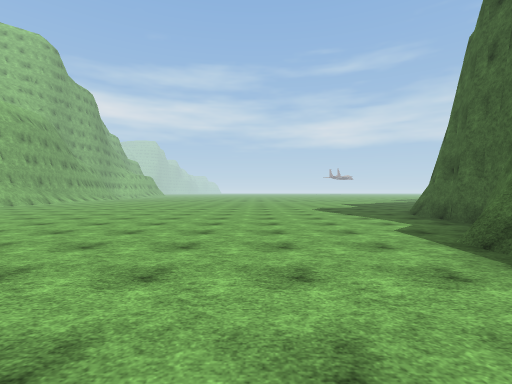
[1] (above)

16 first-person views from a walk through a scene from a Unity 3-D project. The camera is 1.4 m above the floor, looks level and sees 85° across. The floor is counted in squares, 2 m on a side. Each view is taken from the middle of a square. On the plan, view 1 faces up. The plan holds only what a view shows up to about 9 squares ahead; the rest is blank. The place goes on beyond the plan. Surface patterns are stand-ins for the level's own textures.

[2]
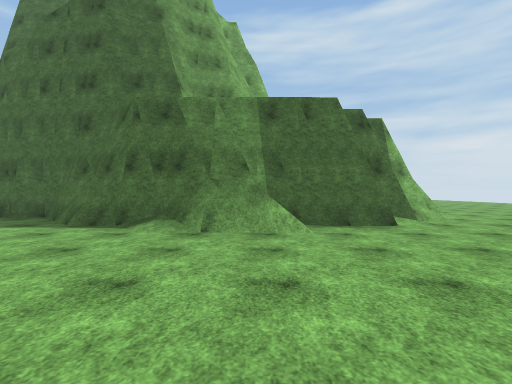

[3]
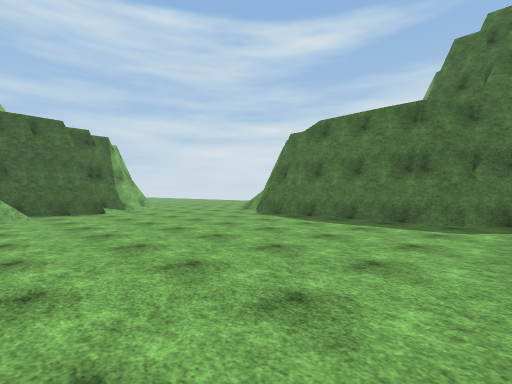

[4]
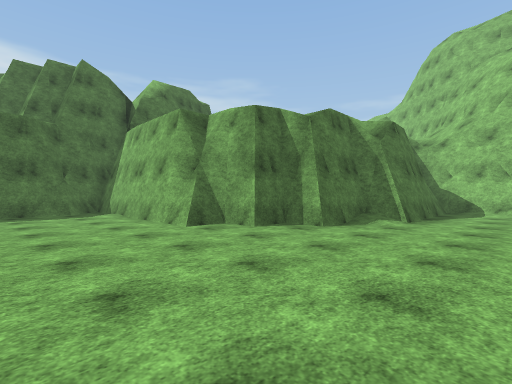

[5]
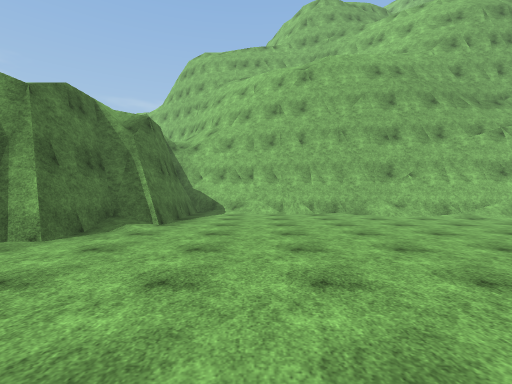

[6]
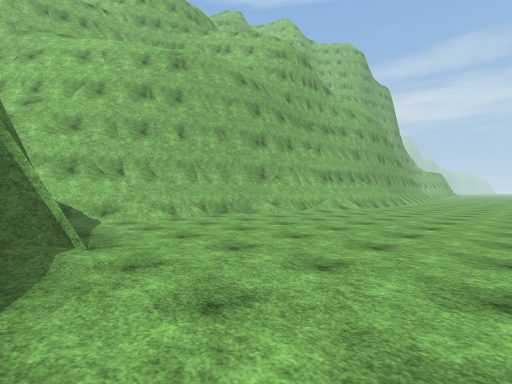

[7]
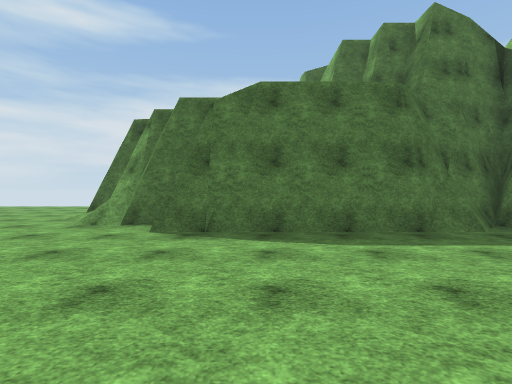

[8]
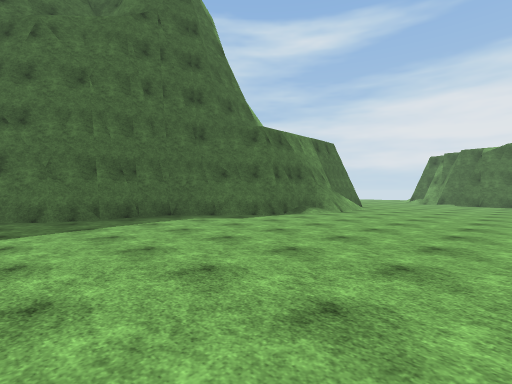

[9]
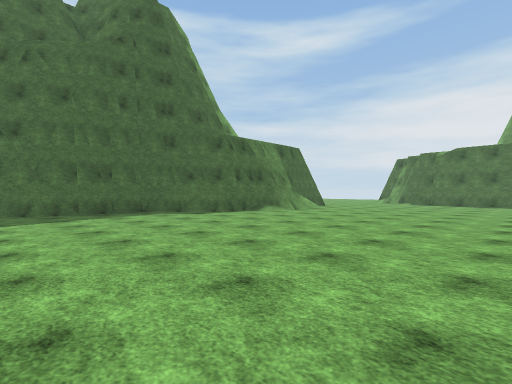

[10]
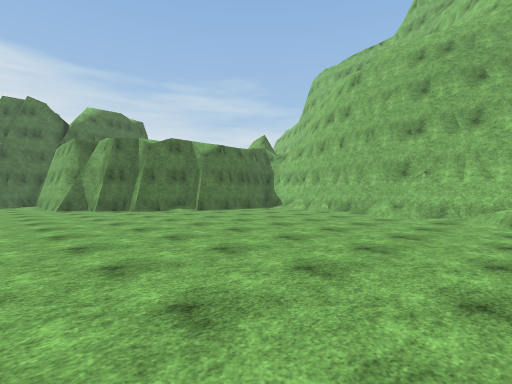

[11]
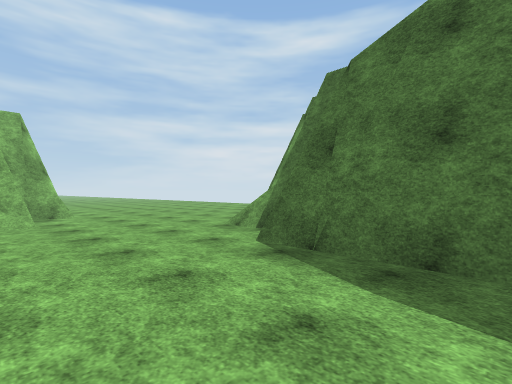

[12]
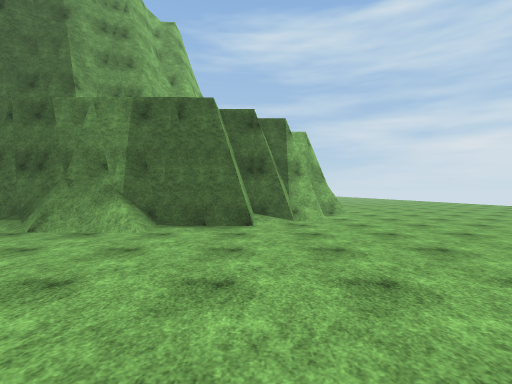

[13]
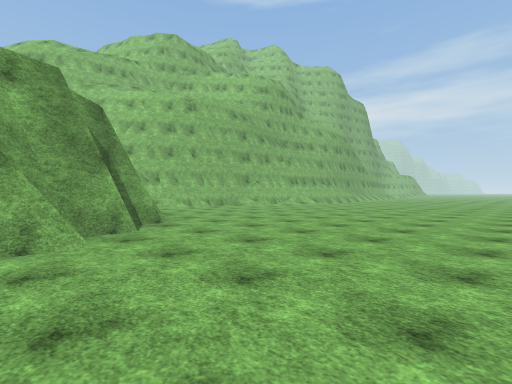

[14]
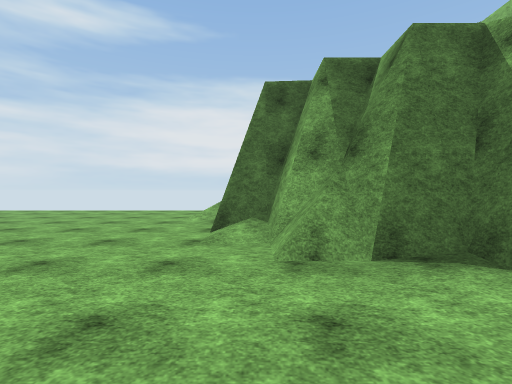

[15]
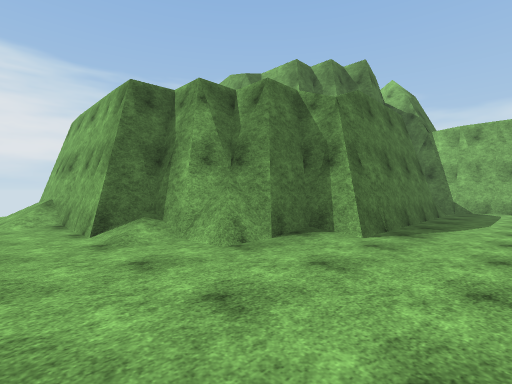

[16]
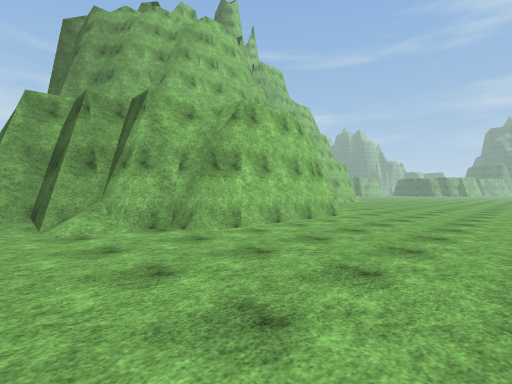

### Floor plan
Key: @ floor where view 1 was taken; # wall or solid block; . floor; / step, stairs or slope; = window, fence, low wall or low ledge.
Columns run from 15 left of view 1 to 14 right of it. Each row starts with its distance up from view 1.
 10   #/.................#
  9   #.................##
  8  ##.................#
  7  #/.................#
  6  #..................#
  5 ##.................##
  4 #=................##
  3 #/................#
  2 #.................#
  1 #####............=#
  0     ###........@./#
 -1       ##........./#
 -2        ##.........#
 -3        ##.........###
 -4         #..........##
 -5         #...........###  #
 -6         #............#####..
 -7         ########.............
 -8               ###.............
 -9                 #/............
-10                 ##/.........
-11                  #/.....
-12                  #/......
-13                  #/......
-14                   /......

Positions as (right, up) in squares from view 1, and headings:
1: (0, 0), facing up
2: (-3, 0), facing right
3: (-7, 0), facing down-right
4: (-4, 3), facing down-left
5: (-5, 3), facing left
6: (-7, 0), facing up-left
7: (-2, -2), facing down
8: (-3, 10), facing down-right
9: (-5, 10), facing down-right
10: (-5, 10), facing down-left
11: (-3, -4), facing down-right
12: (-3, -3), facing right
13: (-3, -3), facing up-left
14: (2, -5), facing down
15: (4, -5), facing down-left
16: (3, -10), facing up-right
